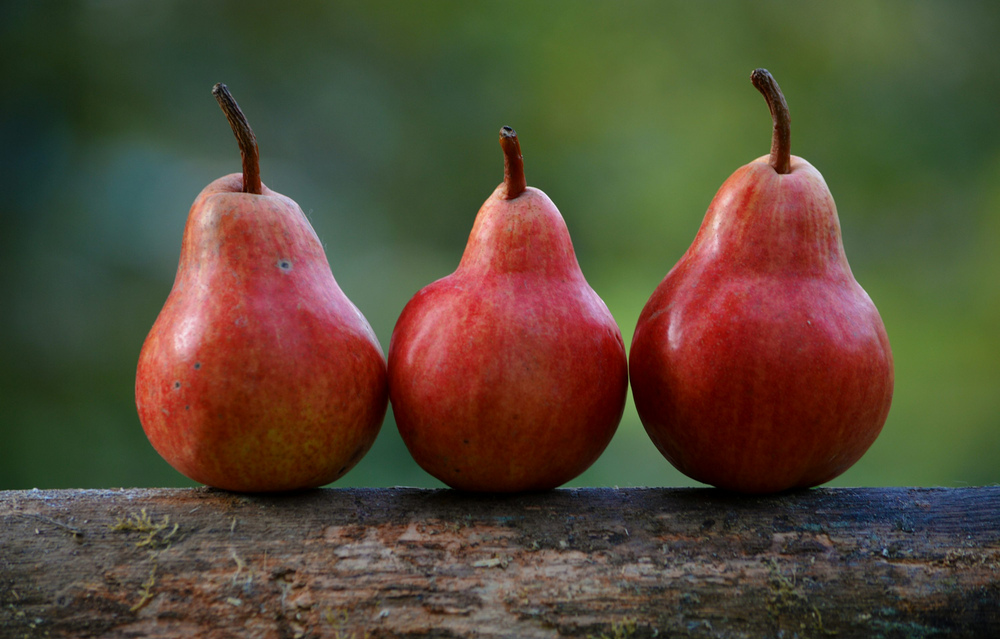
#> input picture implementacao_1/peras.png, 1000 x 639 px, shrunk from 3000 x 1918 before the run
$ python gaussian.py
#> lines starting #> are read from the running program, lines starting #| are printed output that depends on the picture
import cv2
import numpy as np
import matplotlib.pyplot as plt

# Função para aplicar o filtro gaussiano
def aplicar_filtro_gaussiano(imagem, kernel_size=(15, 15), sigma=0.8):
    # Aplica o filtro gaussiano em cada canal da imagem se for colorida
    if len(imagem.shape) == 3:  # Caso a imagem seja colorida
        imagem_filtrada = cv2.GaussianBlur(imagem, kernel_size, sigma)
    else:  # Caso a imagem seja em escala de cinza
        imagem_filtrada = cv2.GaussianBlur(imagem, kernel_size, sigma)
    return imagem_filtrada

# Função de pré-processamento
def preprocessamento_imagem(imagem_path, imagem_saida_path):
    # Carregar a imagem
#> called with imagem_path = 'peras.png', imagem_saida_path = 'peraFiltro.png'
    imagem = cv2.imread(imagem_path, cv2.IMREAD_COLOR)
#> imagem is the input picture: shape (639, 1000, 3); mean B, G, R 53.8, 73.2, 85.4

    if imagem is None:
        print("Erro ao carregar a imagem!")
        return None

    # Converter a imagem para escala de cinza
    imagem_cinza = cv2.cvtColor(imagem, cv2.COLOR_BGR2GRAY)
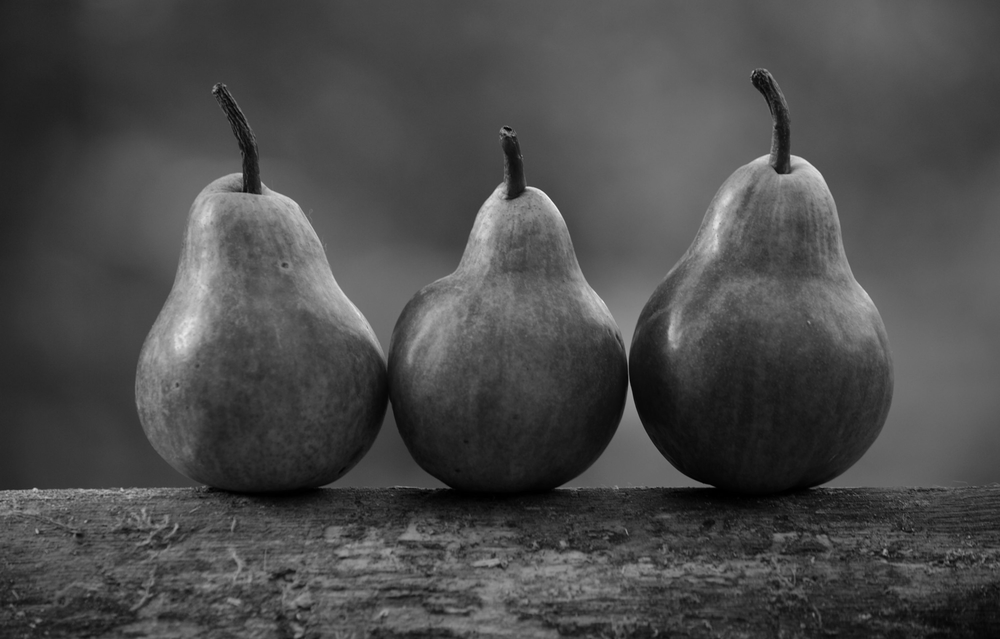
#> imagem_cinza: shape (639, 1000); min 0, max 243, mean 74.7

    # Aplicar o filtro gaussiano na imagem original (colorida) e na imagem em escala de cinza
    imagem_filtrada_colorida = aplicar_filtro_gaussiano(imagem)
    imagem_filtrada_cinza = aplicar_filtro_gaussiano(imagem_cinza)

    # Exibir as imagens
    plt.figure(figsize=(12, 8))

    plt.subplot(1, 3, 1)
    plt.imshow(cv2.cvtColor(imagem, cv2.COLOR_BGR2RGB))
    plt.title("Imagem Original")
    plt.axis('off')

    plt.subplot(1, 3, 2)
    plt.imshow(imagem_cinza, cmap='gray')
    plt.title("Escala de Cinza")
    plt.axis('off')

    plt.subplot(1, 3, 3)
    plt.imshow(cv2.cvtColor(imagem_filtrada_colorida, cv2.COLOR_BGR2RGB))
    plt.title("Imagem Filtrada (Filtro Gaussiano)")
    plt.axis('off')

    plt.tight_layout()
    plt.show()
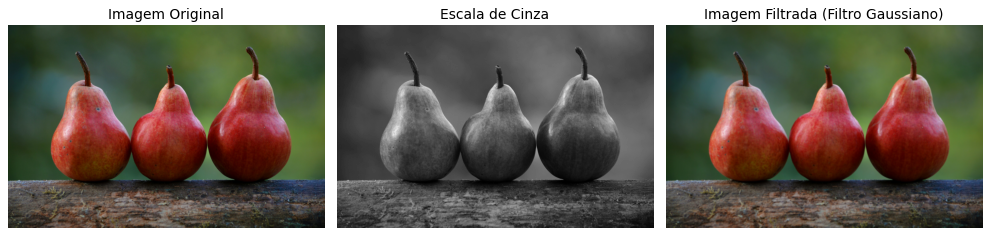
#> figure drawn by matplotlib, 3 panels

    # Salvar a imagem filtrada
    cv2.imwrite(imagem_saida_path, imagem_filtrada_colorida)
    print(f"Imagem filtrada salva em: {imagem_saida_path}")

# Caminho para a imagem de entrada e saída
imagem_path = 'peras.png'  # Substitua pelo nome da sua imagem de entrada
imagem_saida_path = 'peraFiltro.png'  # Nome do arquivo de saída

# Realizar o pré-processamento
imagem_preprocessada = preprocessamento_imagem(imagem_path, imagem_saida_path)
